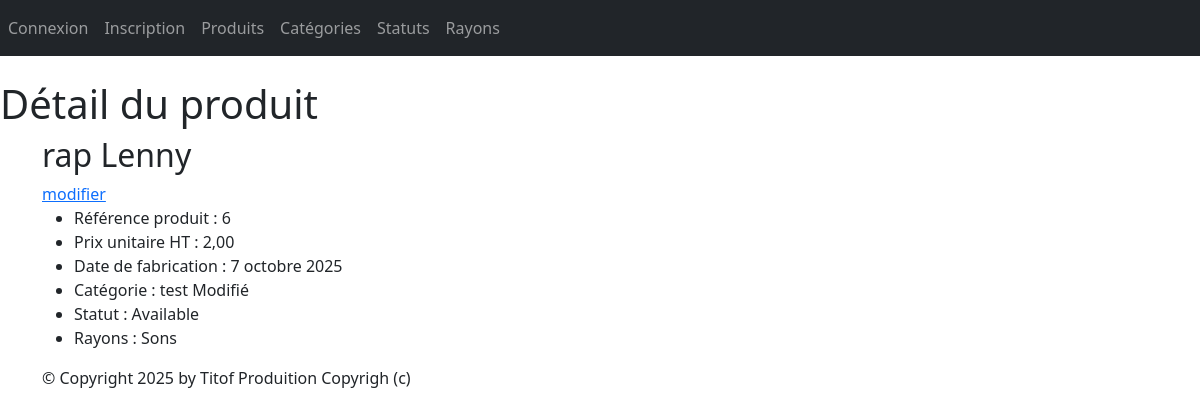
The app's page /monApp/produit/6/ with its own data.
### monApp/models.py (models this page shows, shortened)
class Produit(models.Model):
    refProd = models.AutoField(primary_key=True)
    intituleProd = models.CharField(max_length=200)
    prixUnitaireProd = models.DecimalField(max_digits=10, decimal_places=2)
    dateFabrication = models.DateField(auto_now=True)
    categorie = models.ForeignKey(Categorie, on_delete=models.CASCADE, related_name="produits",null=True, blank=True)
    statut = models.ForeignKey(Statut, on_delete=models.SET_NULL, related_name="produits",null=True, blank=True)

class Categorie(models.Model):
    idCat = models.AutoField(primary_key=True)
    nomCat = models.CharField(max_length=100)
    def __str__(self):
        return self.nomCat

class Statut(models.Model):
    idStatut = models.AutoField(primary_key=True)
    libelle = models.CharField(max_length=200)
    def __str__(self):
        return self.libelle

class Rayon(models.Model):
    idRayon = models.AutoField(primary_key=True)
    nomRayon = models.CharField(max_length=200)

### monApp/views.py (the view)
# urls.py: path("produit/<pk>/", views.ProduitDetailView.as_view(), name="dtl_prdt"),
class ProduitDetailView(DetailView):
    model = Produit
    template_name = "monApp/detail_produit.html"
    context_object_name = "prdt"
    def get_context_data(self, **kwargs):
        context = super(ProduitDetailView, self).get_context_data(**kwargs)
        context['titremenu'] = "Détail du produit"
        return context

### monApp/templates/monApp/detail_produit.html
{% extends 'monApp/base.html' %}
{% block menu %}
    <h1>{{ titremenu }}</h1>
{% endblock %}
{% block contenu %}
    <h2>{{ prdt.intituleProd }}</h2>
    <a href="{% url 'prdt_chng' prdt.refProd %}">modifier</a>
    <ul>
        <li>Référence produit : {{ prdt.refProd }}</li>
        <li>Prix unitaire HT : {{ prdt.prixUnitaireProd }}</li>
        <li>Date de fabrication : {{ prdt.dateFabrication }}</li>
        <li>Catégorie : {{ prdt.categorie }}</li>
        <li>Statut : {{ prdt.statut }}</li>
        <li>Rayons :
            {% for c in prdt.contenir.all %}
                {{ c.idRayon.nomRayon }}{% if not forloop.last %}, {% endif %}
            {% empty %}
                Aucun rayon associé.
            {% endfor %}
        </li>
    </ul>
{% endblock %}

### static/styles.css (style rules this page uses)
h1 { color:red }

### records on screen
Produit: intituleProd "rap Lenny", refProd "6", prixUnitaireProd "2,00", dateFabrication "7 octobre 2025", categorie "test Modifié", statut "Available"
Rayon: idRayon.nomRayon "Sons"

### other values on screen
{{ titremenu }} "Détail du produit"
